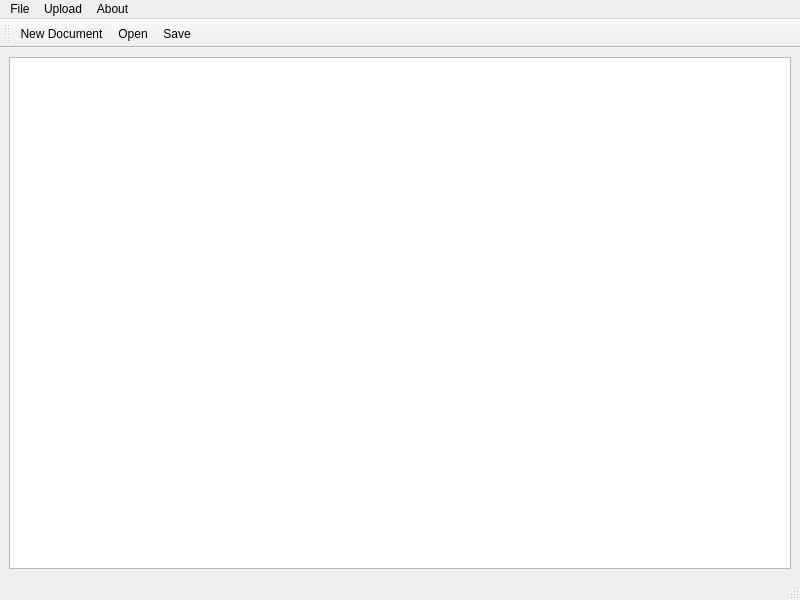
<?xml version="1.0" encoding="UTF-8"?>
<ui version="4.0">
 <class>Texty</class>
 <widget class="QMainWindow" name="Texty">
  <property name="geometry">
   <rect>
    <x>0</x>
    <y>0</y>
    <width>800</width>
    <height>600</height>
   </rect>
  </property>
  <property name="windowTitle">
   <string>Texty</string>
  </property>
  <widget class="QWidget" name="centralwidget">
   <layout class="QVBoxLayout" name="verticalLayout">
    <item>
     <widget class="QTextEdit" name="textEdit">
      <property name="placeholderText">
       <string/>
      </property>
     </widget>
    </item>
   </layout>
  </widget>
  <widget class="QMenuBar" name="menubar">
   <property name="geometry">
    <rect>
     <x>0</x>
     <y>0</y>
     <width>800</width>
     <height>22</height>
    </rect>
   </property>
   <widget class="QMenu" name="menuFile">
    <property name="title">
     <string>File</string>
    </property>
    <addaction name="newDoc"/>
    <addaction name="OpenDocument"/>
    <addaction name="actionSave"/>
    <addaction name="actionSave_As"/>
    <addaction name="actionExit"/>
    <addaction name="separator"/>
   </widget>
   <widget class="QMenu" name="menuUpload">
    <property name="title">
     <string>Upload</string>
    </property>
    <addaction name="separator"/>
    <addaction name="actionGmail"/>
   </widget>
   <widget class="QMenu" name="menuAbout">
    <property name="title">
     <string>About</string>
    </property>
    <addaction name="actionAuthors"/>
   </widget>
   <addaction name="menuFile"/>
   <addaction name="menuUpload"/>
   <addaction name="menuAbout"/>
  </widget>
  <widget class="QStatusBar" name="statusbar"/>
  <widget class="QToolBar" name="toolBar">
   <property name="minimumSize">
    <size>
     <width>500</width>
     <height>0</height>
    </size>
   </property>
   <property name="windowTitle">
    <string>toolBar</string>
   </property>
   <attribute name="toolBarArea">
    <enum>TopToolBarArea</enum>
   </attribute>
   <attribute name="toolBarBreak">
    <bool>false</bool>
   </attribute>
   <addaction name="newDoc"/>
   <addaction name="OpenDocument"/>
   <addaction name="actionSave"/>
  </widget>
  <action name="newDoc">
   <property name="icon">
    <iconset theme="lon" resource="../../Downloads/2521473-folder/png/Images.qrc">
     <normaloff>:/002-folder.png</normaloff>
     <normalon>../../../usr/share/icons/Yaru/64x64/legacy/document-new.svg</normalon>:/002-folder.png</iconset>
   </property>
   <property name="text">
    <string>New Document</string>
   </property>
  </action>
  <action name="OpenDocument">
   <property name="icon">
    <iconset resource="../../Downloads/2521473-folder/png/Images.qrc">
     <normaloff>:/001-folder.png</normaloff>
     <normalon>../../Downloads/2521473-folder/png/001-folder.png</normalon>:/001-folder.png</iconset>
   </property>
   <property name="text">
    <string>Open</string>
   </property>
  </action>
  <action name="actionSave">
   <property name="icon">
    <iconset resource="../../Downloads/2521473-folder/png/Images.qrc">
     <normaloff>:/035-folder.png</normaloff>:/035-folder.png</iconset>
   </property>
   <property name="text">
    <string>Save</string>
   </property>
  </action>
  <action name="actionSave_As">
   <property name="icon">
    <iconset resource="../../Downloads/2521473-folder/png/Images.qrc">
     <normaloff>:/037-folder.png</normaloff>:/037-folder.png</iconset>
   </property>
   <property name="text">
    <string>Save As</string>
   </property>
  </action>
  <action name="actionGmail">
   <property name="icon">
    <iconset resource="../../Downloads/2521473-folder/png/Images.qrc">
     <normaloff>:/032-folder.png</normaloff>:/032-folder.png</iconset>
   </property>
   <property name="text">
    <string>Gmail</string>
   </property>
  </action>
  <action name="actionExit">
   <property name="icon">
    <iconset>
     <normaloff>../Qt/Examples/Qt-5.15.2/network/torrent/icons/exit.png</normaloff>../Qt/Examples/Qt-5.15.2/network/torrent/icons/exit.png</iconset>
   </property>
   <property name="text">
    <string>Exit</string>
   </property>
  </action>
  <action name="actionAuthors">
   <property name="text">
    <string>Authors </string>
   </property>
  </action>
 </widget>
 <resources>
  <include location="../../Downloads/2521473-folder/png/Images.qrc"/>
  <include location="../../Downloads/2521473-folder/png/Images.qrc"/>
  <include location="../../Downloads/2521473-folder/png/Images.qrc"/>
 </resources>
 <connections/>
</ui>
